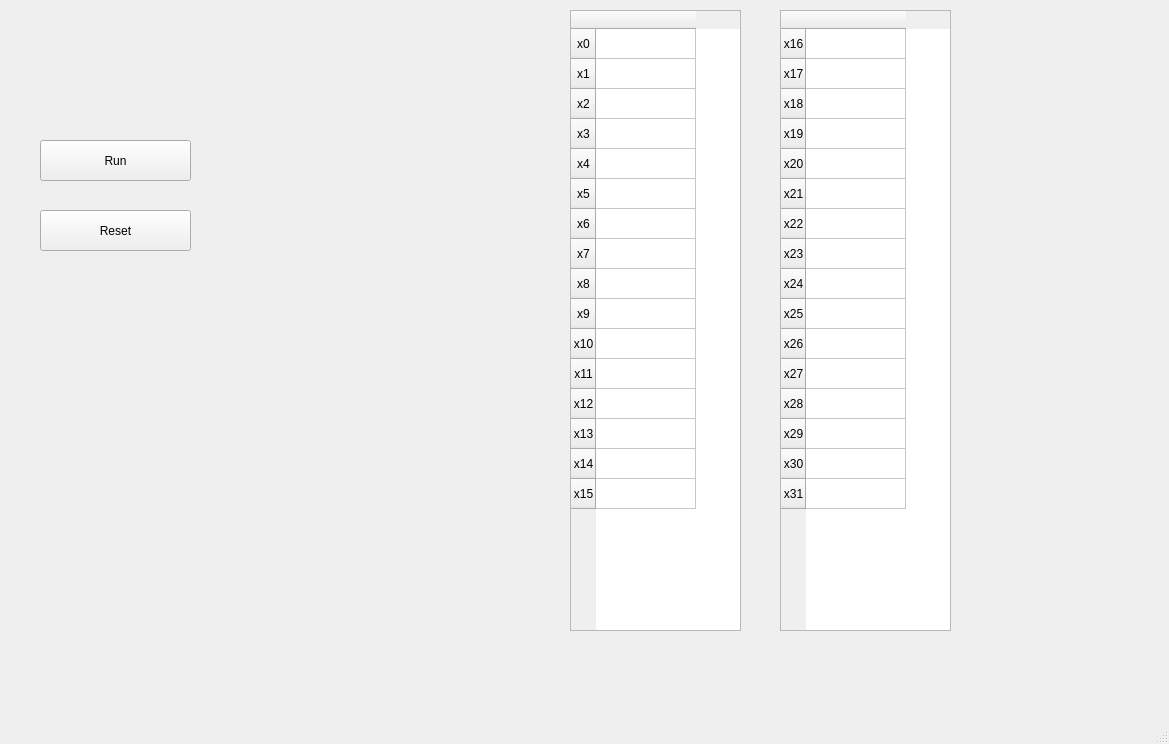
<?xml version="1.0" encoding="UTF-8"?>
<ui version="4.0">
 <class>MainWindow</class>
 <widget class="QMainWindow" name="MainWindow">
  <property name="geometry">
   <rect>
    <x>0</x>
    <y>0</y>
    <width>1169</width>
    <height>744</height>
   </rect>
  </property>
  <property name="windowTitle">
   <string>MainWindow</string>
  </property>
  <widget class="QWidget" name="centralwidget">
   <widget class="QTableWidget" name="table1">
    <property name="geometry">
     <rect>
      <x>570</x>
      <y>10</y>
      <width>171</width>
      <height>621</height>
     </rect>
    </property>
    <row>
     <property name="text">
      <string>x0</string>
     </property>
     <property name="textAlignment">
      <set>AlignCenter</set>
     </property>
    </row>
    <row>
     <property name="text">
      <string>x1</string>
     </property>
     <property name="textAlignment">
      <set>AlignCenter</set>
     </property>
    </row>
    <row>
     <property name="text">
      <string>x2</string>
     </property>
     <property name="textAlignment">
      <set>AlignCenter</set>
     </property>
    </row>
    <row>
     <property name="text">
      <string>x3</string>
     </property>
     <property name="textAlignment">
      <set>AlignCenter</set>
     </property>
    </row>
    <row>
     <property name="text">
      <string>x4</string>
     </property>
     <property name="textAlignment">
      <set>AlignCenter</set>
     </property>
    </row>
    <row>
     <property name="text">
      <string>x5</string>
     </property>
     <property name="textAlignment">
      <set>AlignCenter</set>
     </property>
    </row>
    <row>
     <property name="text">
      <string>x6</string>
     </property>
     <property name="textAlignment">
      <set>AlignCenter</set>
     </property>
    </row>
    <row>
     <property name="text">
      <string>x7</string>
     </property>
     <property name="textAlignment">
      <set>AlignCenter</set>
     </property>
    </row>
    <row>
     <property name="text">
      <string>x8</string>
     </property>
     <property name="textAlignment">
      <set>AlignCenter</set>
     </property>
    </row>
    <row>
     <property name="text">
      <string>x9</string>
     </property>
     <property name="textAlignment">
      <set>AlignCenter</set>
     </property>
    </row>
    <row>
     <property name="text">
      <string>x10</string>
     </property>
     <property name="textAlignment">
      <set>AlignCenter</set>
     </property>
    </row>
    <row>
     <property name="text">
      <string>x11</string>
     </property>
     <property name="textAlignment">
      <set>AlignCenter</set>
     </property>
    </row>
    <row>
     <property name="text">
      <string>x12</string>
     </property>
     <property name="textAlignment">
      <set>AlignCenter</set>
     </property>
    </row>
    <row>
     <property name="text">
      <string>x13</string>
     </property>
     <property name="textAlignment">
      <set>AlignCenter</set>
     </property>
    </row>
    <row>
     <property name="text">
      <string>x14</string>
     </property>
     <property name="textAlignment">
      <set>AlignCenter</set>
     </property>
    </row>
    <row>
     <property name="text">
      <string>x15</string>
     </property>
     <property name="textAlignment">
      <set>AlignCenter</set>
     </property>
    </row>
    <column>
     <property name="text">
      <string/>
     </property>
    </column>
    <item row="1" column="0"/>
    <item row="2" column="0"/>
    <item row="3" column="0">
     <property name="text">
      <string/>
     </property>
    </item>
   </widget>
   <widget class="QTableWidget" name="table2">
    <property name="geometry">
     <rect>
      <x>780</x>
      <y>10</y>
      <width>171</width>
      <height>621</height>
     </rect>
    </property>
    <row>
     <property name="text">
      <string>x16</string>
     </property>
     <property name="textAlignment">
      <set>AlignCenter</set>
     </property>
    </row>
    <row>
     <property name="text">
      <string>x17</string>
     </property>
     <property name="textAlignment">
      <set>AlignCenter</set>
     </property>
    </row>
    <row>
     <property name="text">
      <string>x18</string>
     </property>
     <property name="textAlignment">
      <set>AlignCenter</set>
     </property>
    </row>
    <row>
     <property name="text">
      <string>x19</string>
     </property>
     <property name="textAlignment">
      <set>AlignCenter</set>
     </property>
    </row>
    <row>
     <property name="text">
      <string>x20</string>
     </property>
     <property name="textAlignment">
      <set>AlignCenter</set>
     </property>
    </row>
    <row>
     <property name="text">
      <string>x21</string>
     </property>
     <property name="textAlignment">
      <set>AlignCenter</set>
     </property>
    </row>
    <row>
     <property name="text">
      <string>x22</string>
     </property>
     <property name="textAlignment">
      <set>AlignCenter</set>
     </property>
    </row>
    <row>
     <property name="text">
      <string>x23</string>
     </property>
     <property name="textAlignment">
      <set>AlignCenter</set>
     </property>
    </row>
    <row>
     <property name="text">
      <string>x24</string>
     </property>
     <property name="textAlignment">
      <set>AlignCenter</set>
     </property>
    </row>
    <row>
     <property name="text">
      <string>x25</string>
     </property>
     <property name="textAlignment">
      <set>AlignCenter</set>
     </property>
    </row>
    <row>
     <property name="text">
      <string>x26</string>
     </property>
     <property name="textAlignment">
      <set>AlignCenter</set>
     </property>
    </row>
    <row>
     <property name="text">
      <string>x27</string>
     </property>
     <property name="textAlignment">
      <set>AlignCenter</set>
     </property>
    </row>
    <row>
     <property name="text">
      <string>x28</string>
     </property>
     <property name="textAlignment">
      <set>AlignCenter</set>
     </property>
    </row>
    <row>
     <property name="text">
      <string>x29</string>
     </property>
     <property name="textAlignment">
      <set>AlignCenter</set>
     </property>
    </row>
    <row>
     <property name="text">
      <string>x30</string>
     </property>
     <property name="textAlignment">
      <set>AlignCenter</set>
     </property>
    </row>
    <row>
     <property name="text">
      <string>x31</string>
     </property>
     <property name="textAlignment">
      <set>AlignCenter</set>
     </property>
    </row>
    <column>
     <property name="text">
      <string/>
     </property>
    </column>
    <item row="1" column="0">
     <property name="text">
      <string/>
     </property>
    </item>
    <item row="2" column="0">
     <property name="text">
      <string/>
     </property>
    </item>
    <item row="3" column="0">
     <property name="text">
      <string/>
     </property>
    </item>
   </widget>
   <widget class="QPushButton" name="btn_run">
    <property name="geometry">
     <rect>
      <x>40</x>
      <y>140</y>
      <width>151</width>
      <height>41</height>
     </rect>
    </property>
    <property name="text">
     <string>Run</string>
    </property>
   </widget>
   <widget class="QPushButton" name="btn_reset">
    <property name="geometry">
     <rect>
      <x>40</x>
      <y>210</y>
      <width>151</width>
      <height>41</height>
     </rect>
    </property>
    <property name="text">
     <string>Reset</string>
    </property>
   </widget>
  </widget>
  <widget class="QMenuBar" name="menubar">
   <property name="geometry">
    <rect>
     <x>0</x>
     <y>0</y>
     <width>1169</width>
     <height>25</height>
    </rect>
   </property>
  </widget>
  <widget class="QStatusBar" name="statusbar"/>
 </widget>
 <resources/>
 <connections/>
</ui>
